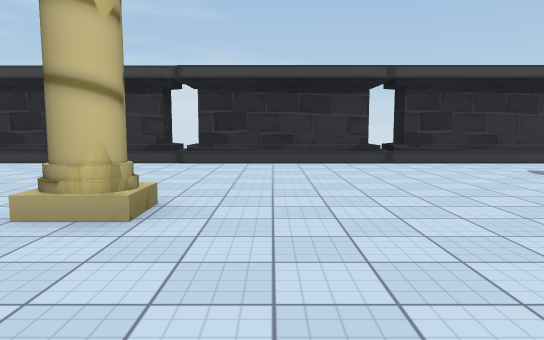
view 1 (above)

24 first-person views from a walk through a 3-D level made in the Unity game engine. The camera is 1.4 m above the floor, tilts 6° down and sees 70° across. Doors are open. The floor is counted in squares, 2 m on a side. Each view is taken from the middle of a square. On the plan, view 1 faces up. The plan holds only what a view shows up to about 11 squares ahead; the rest is blank. The place goes on beyond the plan. The player character is not drawn. Some surface patterns are stand-ins.

view 2
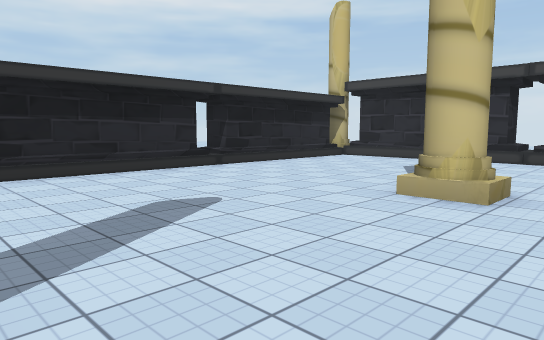

view 3
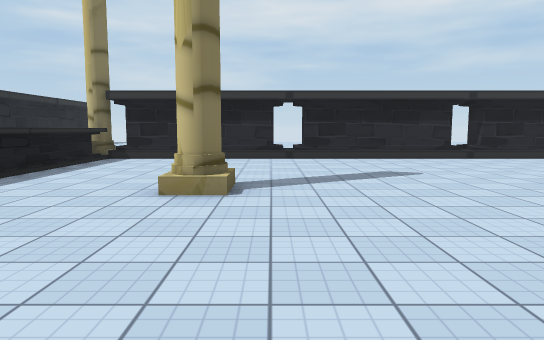

view 4
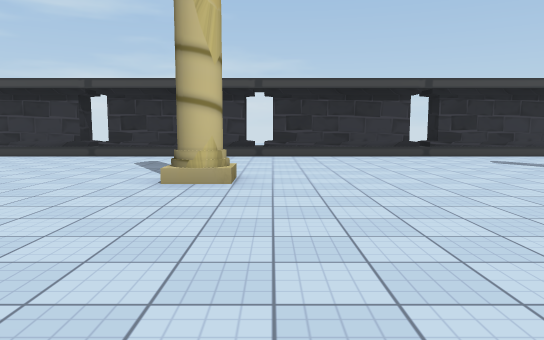

view 5
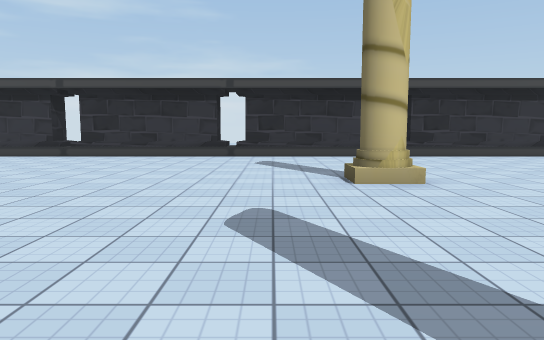

view 6
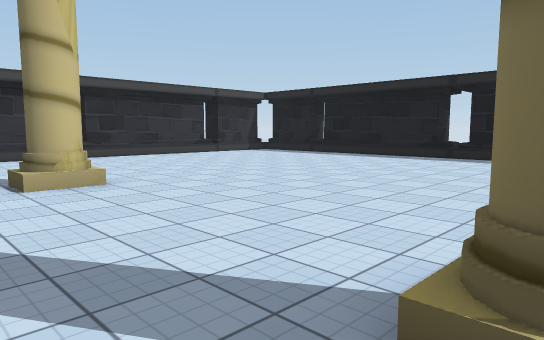

view 7
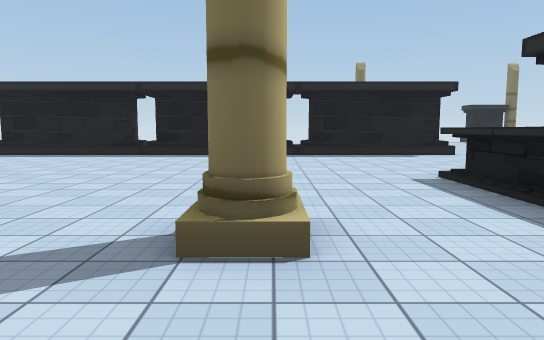

view 8
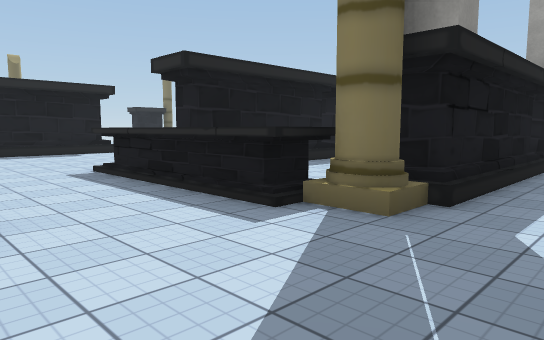

view 9
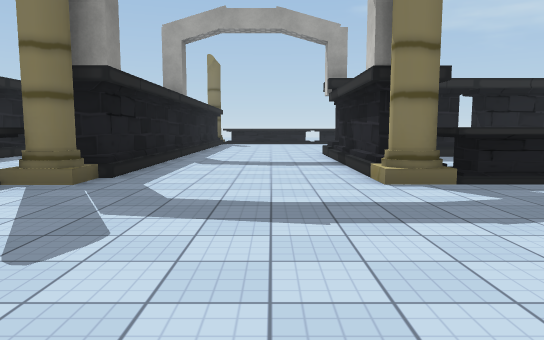

view 10
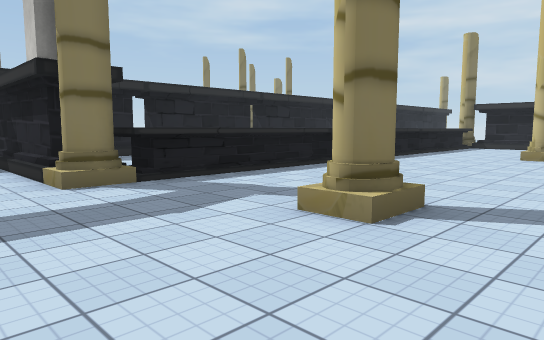

view 11
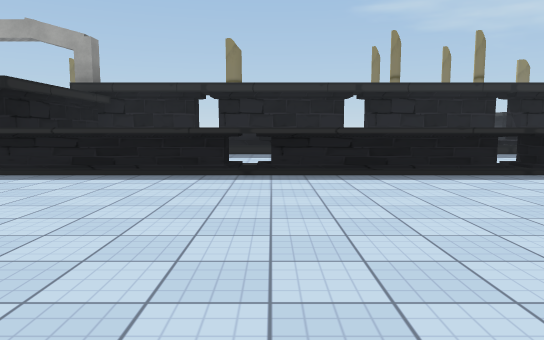

view 12
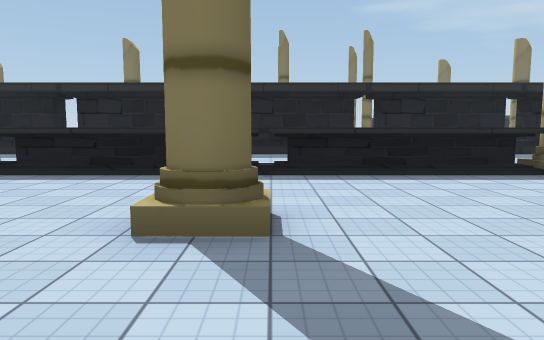

view 13
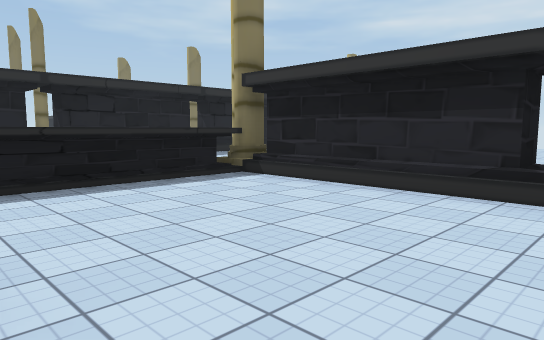

view 14
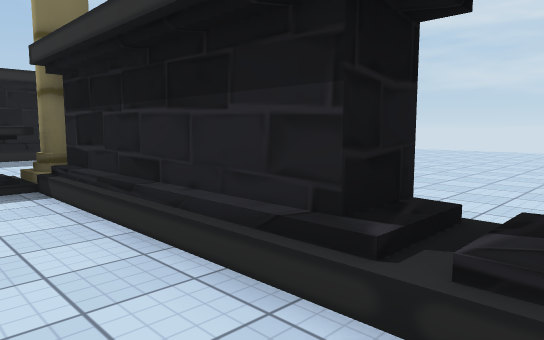

view 15
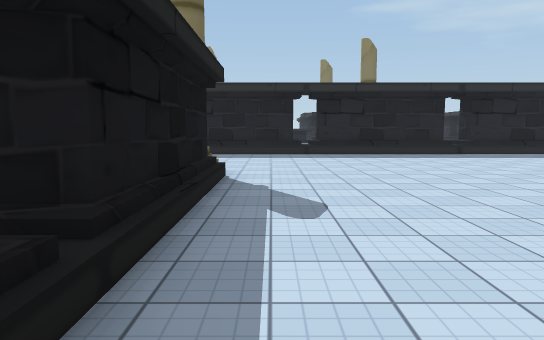

view 16
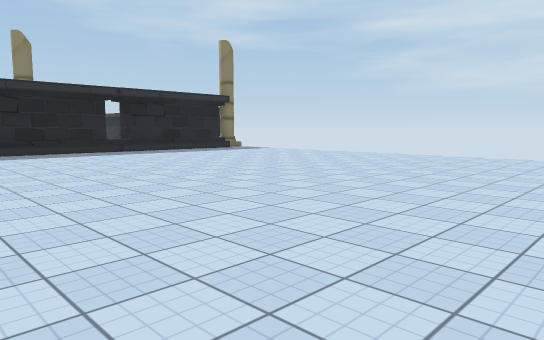

view 17
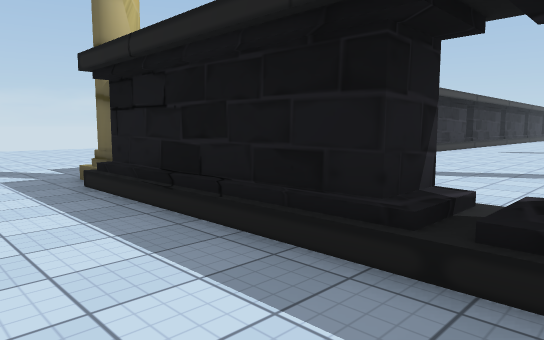

view 18
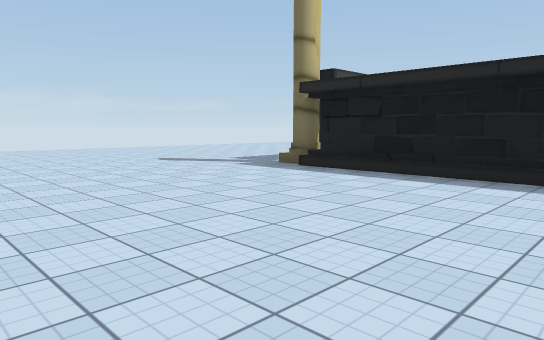

view 19
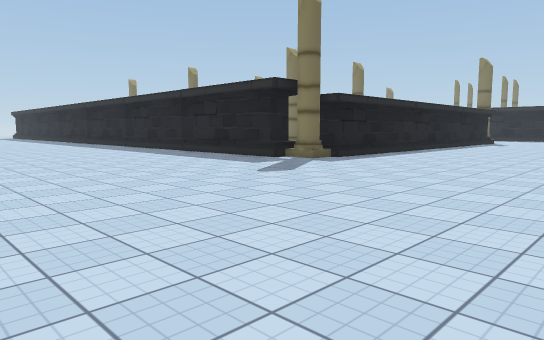

view 20
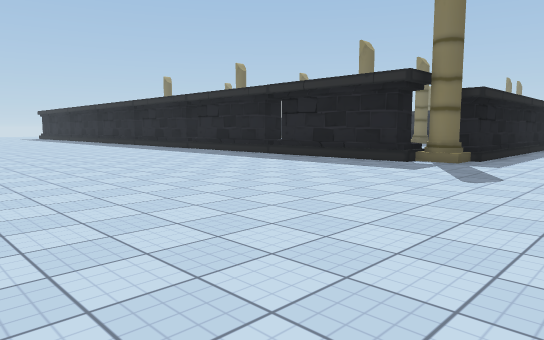

view 21
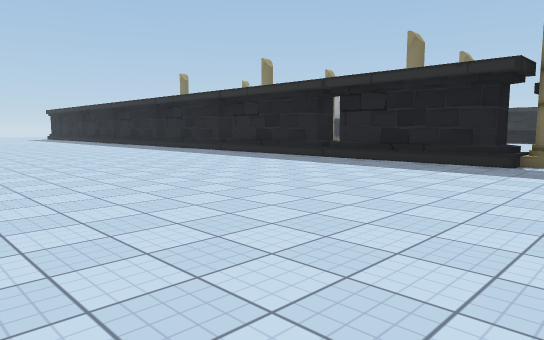

view 22
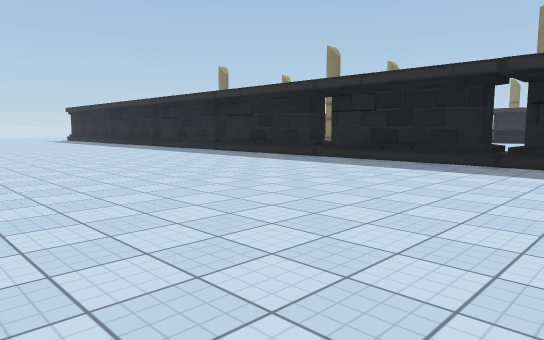

view 23
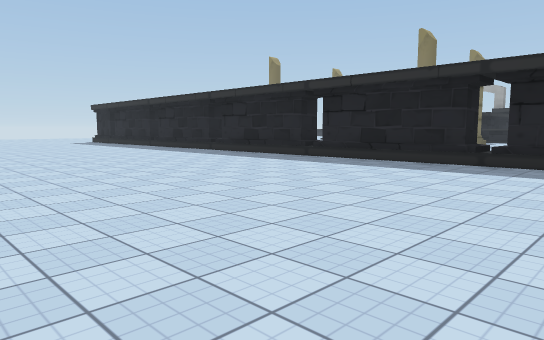

view 24
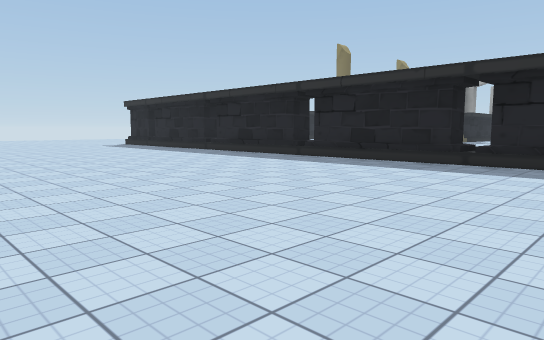

### Floor plan
Key: @ floor where view 1 was taken; # wall or solid block; x gap in a wall; . floor; / step, stairs or slope; ^ raised ledge.
Columns run from 14 left of view 1 to 22 right of it. Each row starts with its distance up from view 1.
 17     ..................
 16  ..........................
 15  ...............................
 14  ...............................
 13  ..............................
 12   ............................
 11   ...........................
 10   ..........................
  9   ....../###/###xx##xx###/### ###x
  8   .....#//////////////////////////
  7   .....#/.........................
  6  ......#/.......................... #
  5  ......#/...........................#
  4  ......x/...........................#
  3  ......x/...#.......#.......#.......#
  2    ....#/........ ..................#
  1 .......#/........  .................#
  0 .......x/.....@... .................#
 -1 .......x/.........................  #
 -2 .......#/...#.......#......#........#
 -3 .......#/...........................#
 -4 .......##...........................#
 -5 ......./x^^^^^^^^^^^^#....#^^^^.....#
 -6 ........    ^   ^^  ^x....#.. # ....#
 -7 .........   .   .    #....# . #    ..
 -8 ......... ...   .... #....# ..#
 -9 ........  ...   .... #....#  .#
-10 #/###/###/########/###....#   #

Where each view was taken, in squares from view 1:
view 1: 0 up, 0 right, facing up
view 2: 1 down, 0 right, facing up-left
view 3: 1 down, 3 right, facing left
view 4: 2 down, 7 right, facing up
view 5: 2 down, 12 right, facing up
view 6: 2 down, 12 right, facing up-right
view 7: 2 down, 11 right, facing right
view 8: 2 down, 10 right, facing down-right
view 9: 0 up, 9 right, facing down
view 10: 0 up, 9 right, facing down-left
view 11: 1 up, 2 right, facing down
view 12: 1 up, 2 left, facing down
view 13: 0 up, 2 left, facing down-left
view 14: 0 up, 5 left, facing down-left
view 15: 1 up, 8 left, facing down
view 16: 2 up, 8 left, facing down-left
view 17: 3 up, 9 left, facing up-right
view 18: 3 up, 13 left, facing up-right
view 19: 16 up, 13 left, facing down-right
view 20: 17 up, 10 left, facing down-right
view 21: 17 up, 8 left, facing down-right
view 22: 17 up, 4 left, facing down-right
view 23: 17 up, 0 right, facing down-right
view 24: 17 up, 4 right, facing down-right
